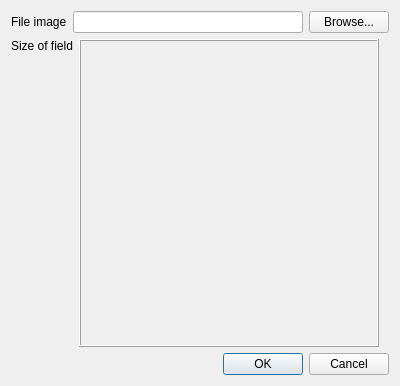
<?xml version="1.0" encoding="UTF-8"?>
<ui version="4.0">
 <class>SetupDialog</class>
 <widget class="QDialog" name="SetupDialog">
  <property name="geometry">
   <rect>
    <x>0</x>
    <y>0</y>
    <width>400</width>
    <height>386</height>
   </rect>
  </property>
  <property name="windowTitle">
   <string>Puzzle</string>
  </property>
  <property name="windowIcon">
   <iconset resource="res.qrc">
    <normaloff>:/icons/title2.png</normaloff>:/icons/title2.png</iconset>
  </property>
  <layout class="QGridLayout" name="gridLayout">
   <item row="0" column="0">
    <layout class="QVBoxLayout" name="verticalLayout_6">
     <item>
      <layout class="QVBoxLayout" name="verticalLayout_4">
       <item>
        <layout class="QHBoxLayout" name="horizontalLayout_4">
         <item>
          <widget class="QLabel" name="label_4">
           <property name="text">
            <string>File image</string>
           </property>
          </widget>
         </item>
         <item>
          <widget class="QLineEdit" name="lineEdit_2"/>
         </item>
         <item>
          <widget class="QPushButton" name="pushButton_Browse_2">
           <property name="text">
            <string>Browse...</string>
           </property>
          </widget>
         </item>
        </layout>
       </item>
       <item>
        <layout class="QHBoxLayout" name="horizontalLayout_5">
         <item>
          <layout class="QVBoxLayout" name="verticalLayout_5">
           <item>
            <widget class="QLabel" name="label_5">
             <property name="text">
              <string>Size of field</string>
             </property>
            </widget>
           </item>
           <item>
            <spacer name="verticalSpacer_3">
             <property name="orientation">
              <enum>Qt::Vertical</enum>
             </property>
             <property name="sizeHint" stdset="0">
              <size>
               <width>20</width>
               <height>40</height>
              </size>
             </property>
            </spacer>
           </item>
          </layout>
         </item>
         <item>
          <widget class="PuzzleSizeWidget" name="frame_3">
           <property name="minimumSize">
            <size>
             <width>300</width>
             <height>300</height>
            </size>
           </property>
           <property name="frameShape">
            <enum>QFrame::Box</enum>
           </property>
           <property name="frameShadow">
            <enum>QFrame::Raised</enum>
           </property>
          </widget>
         </item>
         <item>
          <spacer name="horizontalSpacer_4">
           <property name="orientation">
            <enum>Qt::Horizontal</enum>
           </property>
           <property name="sizeHint" stdset="0">
            <size>
             <width>40</width>
             <height>20</height>
            </size>
           </property>
          </spacer>
         </item>
        </layout>
       </item>
      </layout>
     </item>
     <item>
      <widget class="QDialogButtonBox" name="buttonBox">
       <property name="orientation">
        <enum>Qt::Horizontal</enum>
       </property>
       <property name="standardButtons">
        <set>QDialogButtonBox::Cancel|QDialogButtonBox::Ok</set>
       </property>
      </widget>
     </item>
    </layout>
   </item>
  </layout>
 </widget>
 <customwidgets>
  <customwidget>
   <class>PuzzleSizeWidget</class>
   <extends>QFrame</extends>
   <header location="global">puzzlesizewidget.h</header>
   <container>1</container>
  </customwidget>
 </customwidgets>
 <resources>
  <include location="res.qrc"/>
 </resources>
 <connections>
  <connection>
   <sender>buttonBox</sender>
   <signal>rejected()</signal>
   <receiver>SetupDialog</receiver>
   <slot>reject()</slot>
   <hints>
    <hint type="sourcelabel">
     <x>199</x>
     <y>364</y>
    </hint>
    <hint type="destinationlabel">
     <x>199</x>
     <y>192</y>
    </hint>
   </hints>
  </connection>
 </connections>
</ui>
